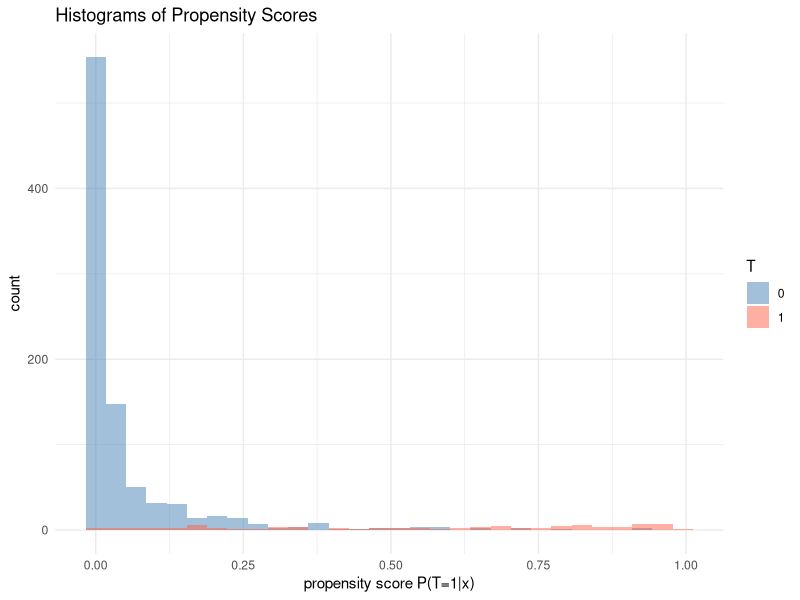
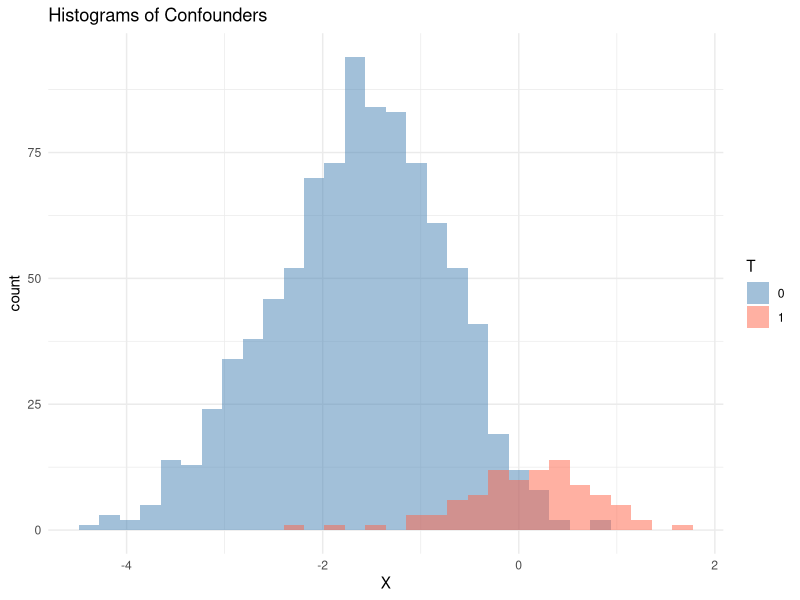
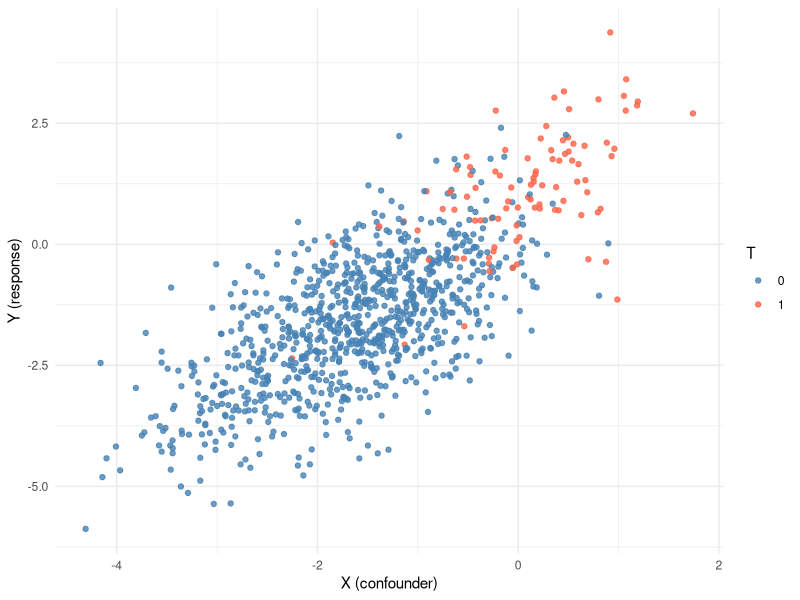
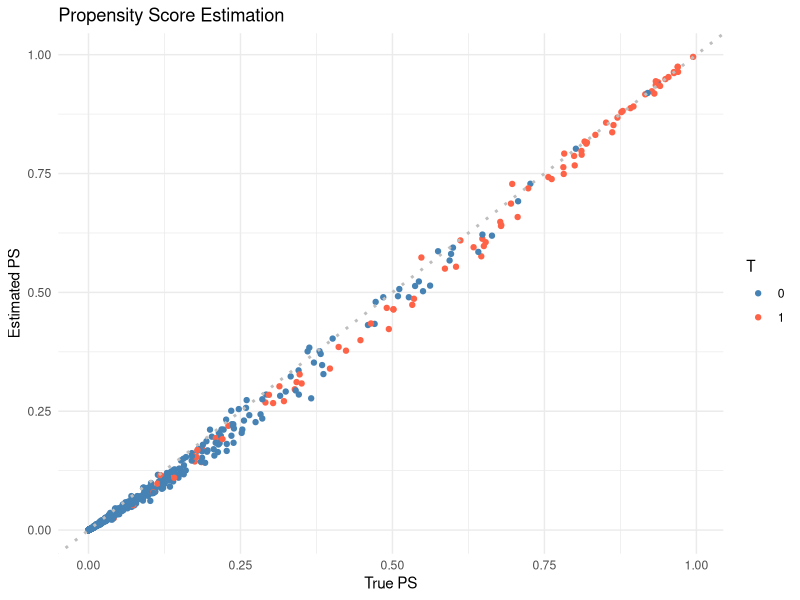
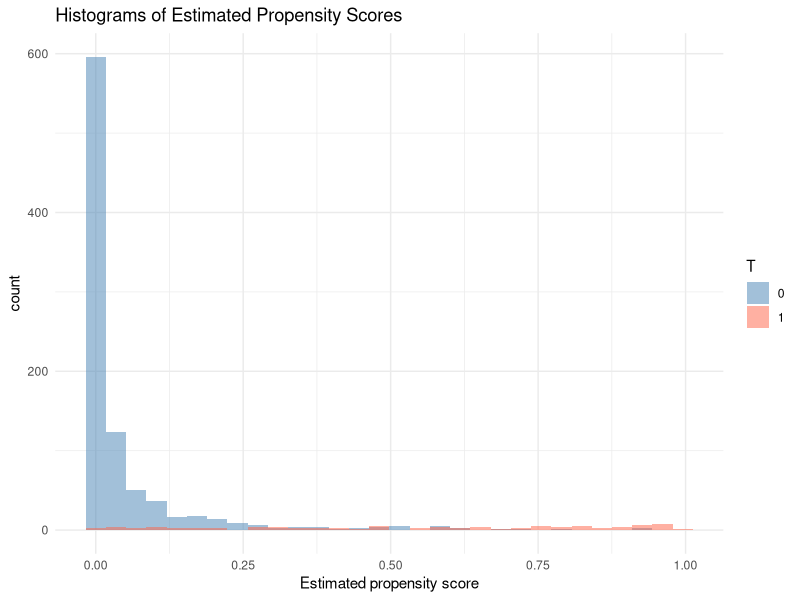
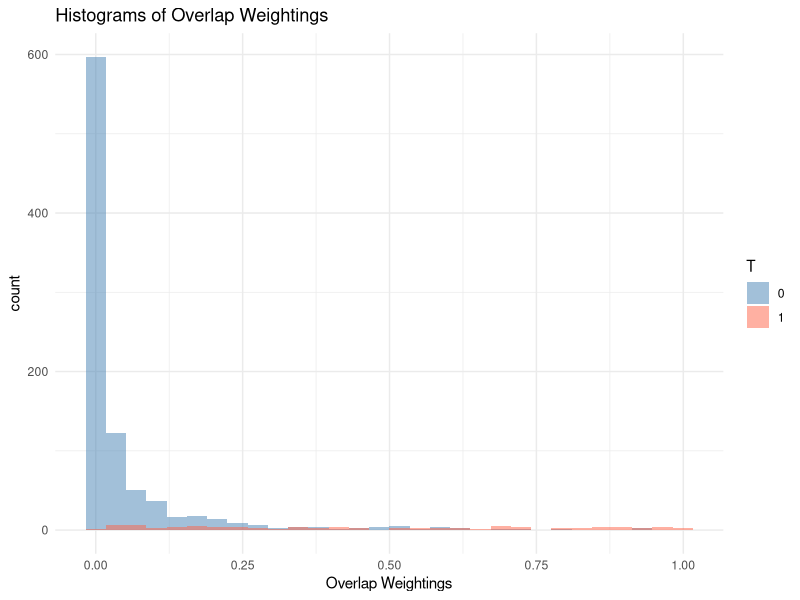
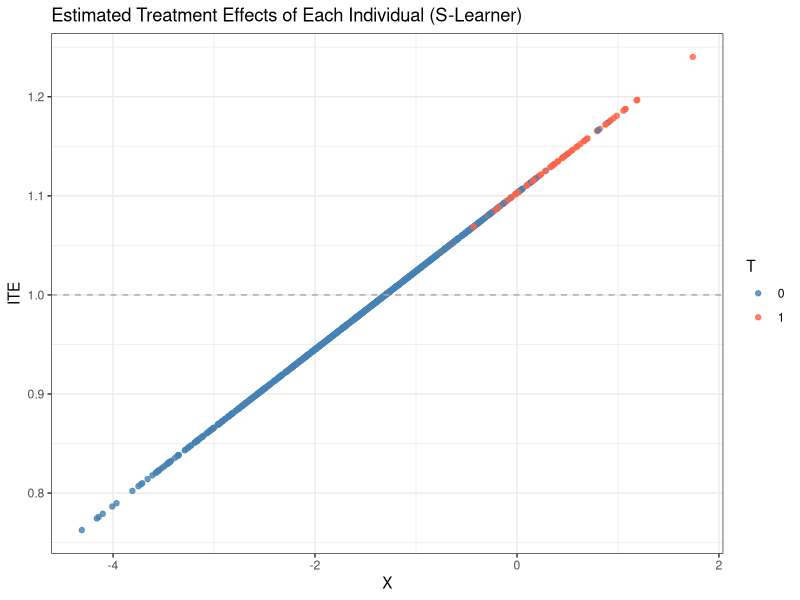
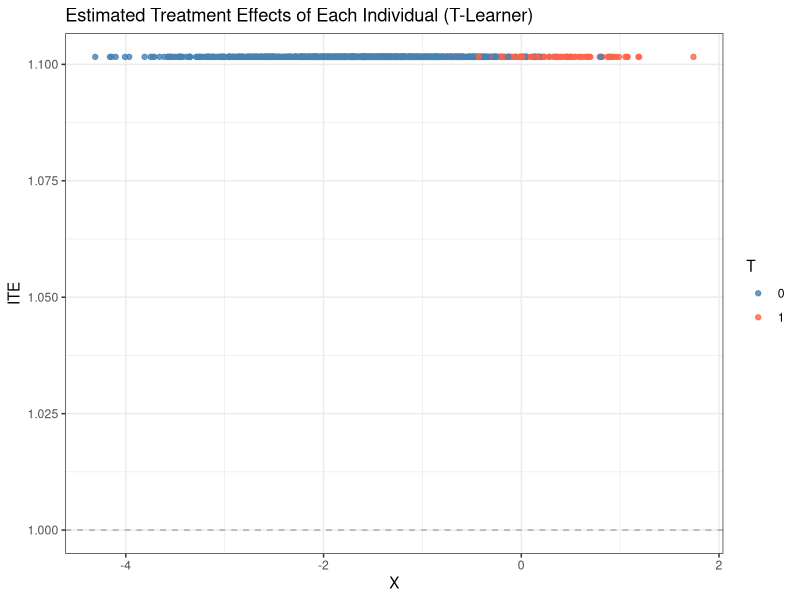

Here is the R script that generated these plots, in order:
## ---- chunk 1
library(tidyverse)
sigmoid = function(eta) {
  ifelse( eta > 0, 1 / (1 + exp(-eta)), exp(eta) / (1 + exp(eta)) )
}
N = 1000
## ---- chunk 2
set.seed(123)

## Generate confounder X
mu = -1.5
sigma0 = 1 
x = rnorm(N, mu, sigma0)

## Generate treatment T given X
alpha = 3
eta = alpha * x + rnorm(N, sd = 0.1)
ps = sigmoid(eta)  # propensity score
df = data.frame(id = 1:N, x = x, ps = ps)
#   # ggplot(df, aes(x = id, y = ps)) +
#   # geom_point() + 
#   ggplot(df, aes(x = ps)) + 
#   geom_histogram(position = "identity", alpha = 0.5, bins = 30) + 
#   theme_minimal()
# range(ps)

t = rbinom(N, 1, ps)
table(t)
df = df %>% mutate(t = t)
ggplot(df, aes(x = ps, fill = as.factor(t))) + 
  geom_histogram(position = "identity", alpha = 0.5, bins = 30) + 
  scale_fill_manual(values = c("steelblue", "tomato")) +
  labs(title = "Histograms of Propensity Scores", 
       x = "propensity score P(T=1|x)", 
       fill = "T") + 
  theme_minimal()

ggplot(df, aes(x = x, fill = as.factor(t))) + 
  geom_histogram(position = "identity", alpha = 0.5, bins = 30) + 
  scale_fill_manual(values = c("steelblue", "tomato")) +
  labs(title = "Histograms of Confounders", 
       x = "X", 
       fill = "T") + 
  theme_minimal()

## Generate Y given T and X
theta = 1
beta = 1
eps = rnorm(N)
y = theta * t + beta * x + eps
df = df %>% mutate(y = y)
ggplot(df, aes(x = x, y = y, color = as.factor(t))) + 
  geom_point(alpha = 0.8) + 
  scale_color_manual(values = c("steelblue", "tomato")) +
  labs(color = "T", x = "X (confounder)", y = "Y (response)") + 
  theme_minimal()

y1 = theta * 1 + beta * x + eps
y0 = theta * 0 + beta * x + eps
## ---- chunk 3
ps_fit = glm(t ~ x, family = "binomial")
est_ps = predict(ps_fit, type = "response")

ggplot(data.frame(true_ps = ps, est_ps = est_ps, t = t)) + 
  geom_point( aes(x = true_ps, y = est_ps, color = as.factor(t)) ) + 
  scale_color_manual(values = c("steelblue", "tomato")) + 
  geom_abline(slope = 1, intercept = 0, color = "gray", 
              linetype = 3, linewidth = 1) + 
  labs(title = "Propensity Score Estimation", 
       x = "True PS", y = "Estimated PS", color = "T") + 
  theme_minimal()

data.frame(est_ps = est_ps, t = t) %>% 
ggplot(aes(x = est_ps, fill = as.factor(t))) + 
  geom_histogram(position = "identity", alpha = 0.5, bins = 30) + 
  scale_fill_manual(values = c("steelblue", "tomato")) +
  labs(title = "Histograms of Estimated Propensity Scores", 
       x = "Estimated propensity score", 
       fill = "T") + 
  theme_minimal()

# Proportion of extreme PS (< 0.1 or > 0.9)
sum(est_ps < 0.1 | est_ps > 0.9) / N
## ---- chunk 4
ipw_func = function(w, t, y) {
  # t: (binary) treatment
  # w: weights
  # y: response / outcome
  
  sum( t*w*y ) / sum( t*w ) - sum( (1-t)*w*y ) / sum( (1-t)*w )
}
## ---- chunk 5
w = ifelse(t == 1, 1 / est_ps, 1 / (1-est_ps) )
ipw_v1 = ipw_func(w, t, y)
ipw_v1
abs(ipw_v1 - theta)
## ---- chunk 6
trimming = function(x, lb = 0.1, ub = 0.9) {
  ifelse(x < lb, lb, ifelse(x > ub, ub, x))
}

est_ps_trim = trimming(est_ps)

# data.frame(est_ps = est_ps_trim, t = t) %>% 
#   ggplot(aes(x = est_ps, fill = as.factor(t))) + 
#   geom_histogram(position = "identity", alpha = 0.5, bins = 30) + 
#   scale_fill_manual(values = c("steelblue", "tomato")) +
#   labs(title = "Histograms of Estimated Propensity Scores (Trimmed)", 
#        x = "Estimated propensity score (Trimmed, lb=0.1, ub = 0.9)", 
#        fill = "T") + 
#   theme_minimal()

w_trim = ifelse(t == 1, 1 / est_ps_trim, 1 / (1-est_ps_trim))
ipw_v2 = ipw_func(w_trim, t, y) 
ipw_v2
abs(ipw_v2 - theta)
## ---- chunk 7
w_ow = ifelse(t == 1, 1-est_ps, est_ps) 

data.frame(w = w_ow, t = t) %>%
  ggplot(aes(x = w, fill = as.factor(t))) + 
  geom_histogram(position = "identity", alpha = 0.5, bins = 30) + 
  scale_fill_manual(values = c("steelblue", "tomato")) + 
  labs(title = "Histograms of Overlap Weightings", 
       x = "Overlap Weightings", 
       fill = "T") + 
  theme_minimal()

ipw_v3 = ipw_func(w_ow, t, y)
ipw_v3
abs(ipw_v3 - theta)
## ---- chunk 8
# balance check
table(t)  ## Not pretty severe imbalance ...
## ---- chunk 9

dr_func = function(t, y, e, m0, m1) {
  # t: treatment assignment
  # y: observed response
  # e: estimated propensity score
  # m0: estimated outcome supposing t=0
  # m1: estimated outcome supposing t=1
  
 (t - e) * (y - (e*m1 + (1-e)*m0)) /(e * (1-e)) + m1 - m0
}
## ---- chunk 10
## S-learner
slearner = function(t, x, y) {
  lm0 = lm(y ~ x, subset = (t == 0))
  lm1 = lm(y ~ x, subset = (t == 1))
  pred0 = predict(lm0, newdata = data.frame(x = x))
  pred1 = predict(lm1, newdata = data.frame(x = x))
  return(list(pred0 = pred0, pred1 = pred1))
}

## T-learner
tlearner = function(t, x, y) {
  lm2 = lm(y ~ x + t)
  pred0 = predict(lm2, newdata = data.frame(x = x, t = 0))
  pred1 = predict(lm2, newdata = data.frame(x = x, t = 1))
  return(list(pred0 = pred0, pred1 = pred1))
}
## ---- chunk 11
s_outs = slearner(t, x, y)

inds <- sample(1 : N, size = 100)
data.frame(t = t, x = x) %>% 
  mutate(s_ite = s_outs$pred1 - s_outs$pred0) %>%
  ggplot() + 
  geom_point(aes(x = x, y = s_ite, color = as.factor(t)), alpha = 0.8) + 
  scale_color_manual(values = c("steelblue", "tomato")) + 
  geom_hline(yintercept = theta, color = "darkgray", linetype = 2) + 
  labs(title = "Estimated Treatment Effects of Each Individual (S-Learner)", 
       y = "ITE", x = "X", color = "T") + 
  theme_bw()
## ---- chunk 12
t_outs = tlearner(t, x, y)

data.frame(t = t, x = x) %>% 
  mutate(t_ite = t_outs$pred1 - t_outs$pred0) %>%
  ggplot() + 
  geom_point(aes(x = x, y = t_ite, color = as.factor(t)), alpha = 0.8) + 
  scale_color_manual(values = c("steelblue", "tomato")) + 
  geom_hline(yintercept = theta, color = "darkgray", linetype = 2) + 
  labs(title = "Estimated Treatment Effects of Each Individual (T-Learner)", 
       y = "ITE", x = "X", color = "T") + 
  theme_bw()

# lm2 = lm(y ~ x + t)
# summary(lm2)
# confint(lm2)
## ---- chunk 13
## DR estimate using s-learner
dr_sv1 = dr_func(t, y, e = est_ps, m0 = s_outs$pred0, m1 = s_outs$pred1)
mean(dr_sv1)
plot(dr_sv1)

## DR estimate using t-learner
dr_tv1 = dr_func(t, y, e = est_ps, m0 = t_outs$pred0, m1 = t_outs$pred1)
mean(dr_tv1)
plot(dr_tv1)
## ---- chunk 14
est_ps_trim = trimming(est_ps)

## s-learner
dr_sv2 = dr_func(t, y, e = est_ps_trim, m0 = s_outs$pred0, m1 = s_outs$pred1)
plot(dr_sv2)
mean(dr_sv2)

## t-learner
dr_tv2 = dr_func(t, y, e = est_ps_trim, m0 = t_outs$pred0, m1 = t_outs$pred1)
plot(dr_tv2)
mean(dr_tv2)
## ---- chunk 15
## with overlap weight to quantify weighted ATE. 
